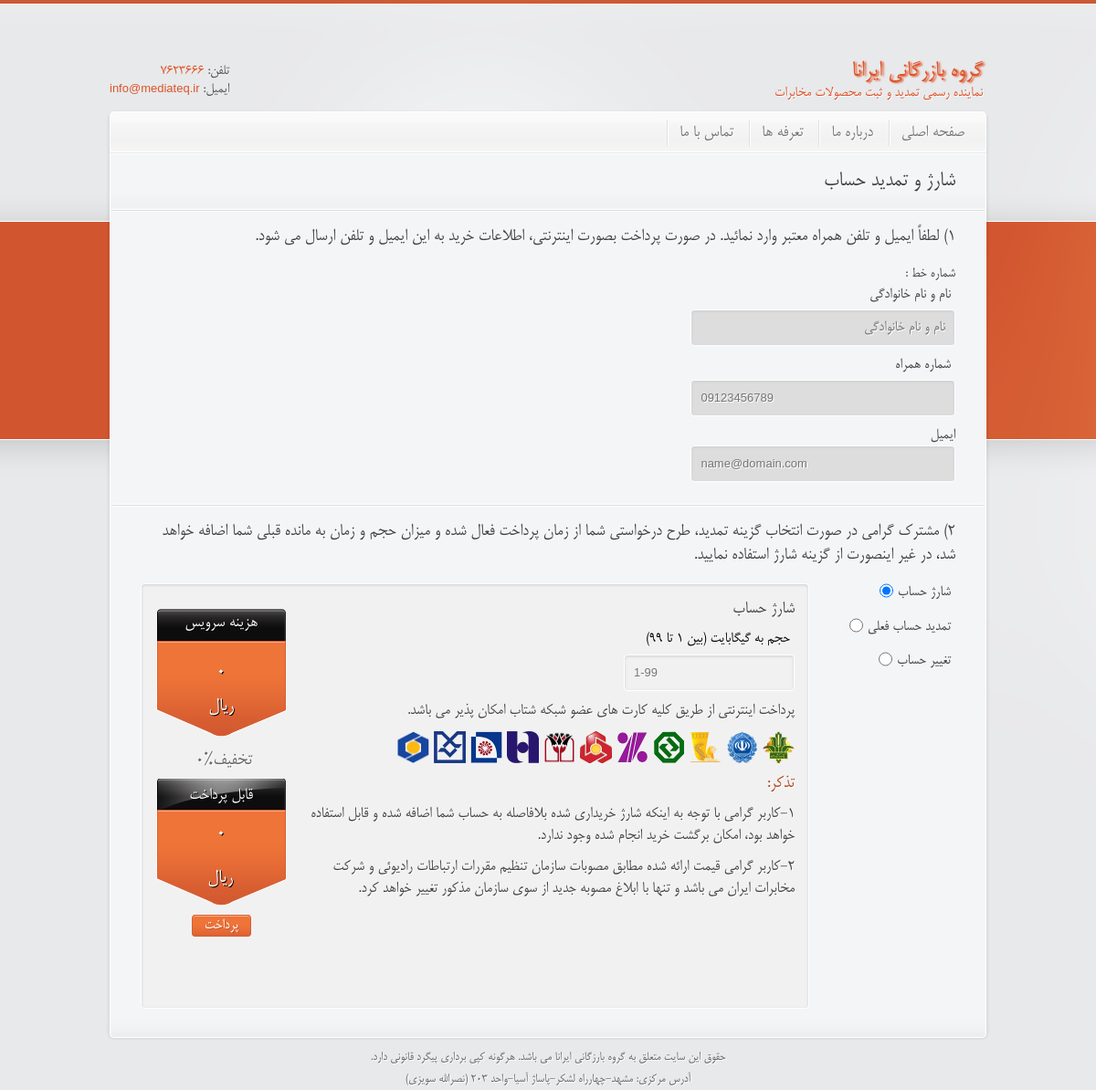
Before: /main.php with the older database file.
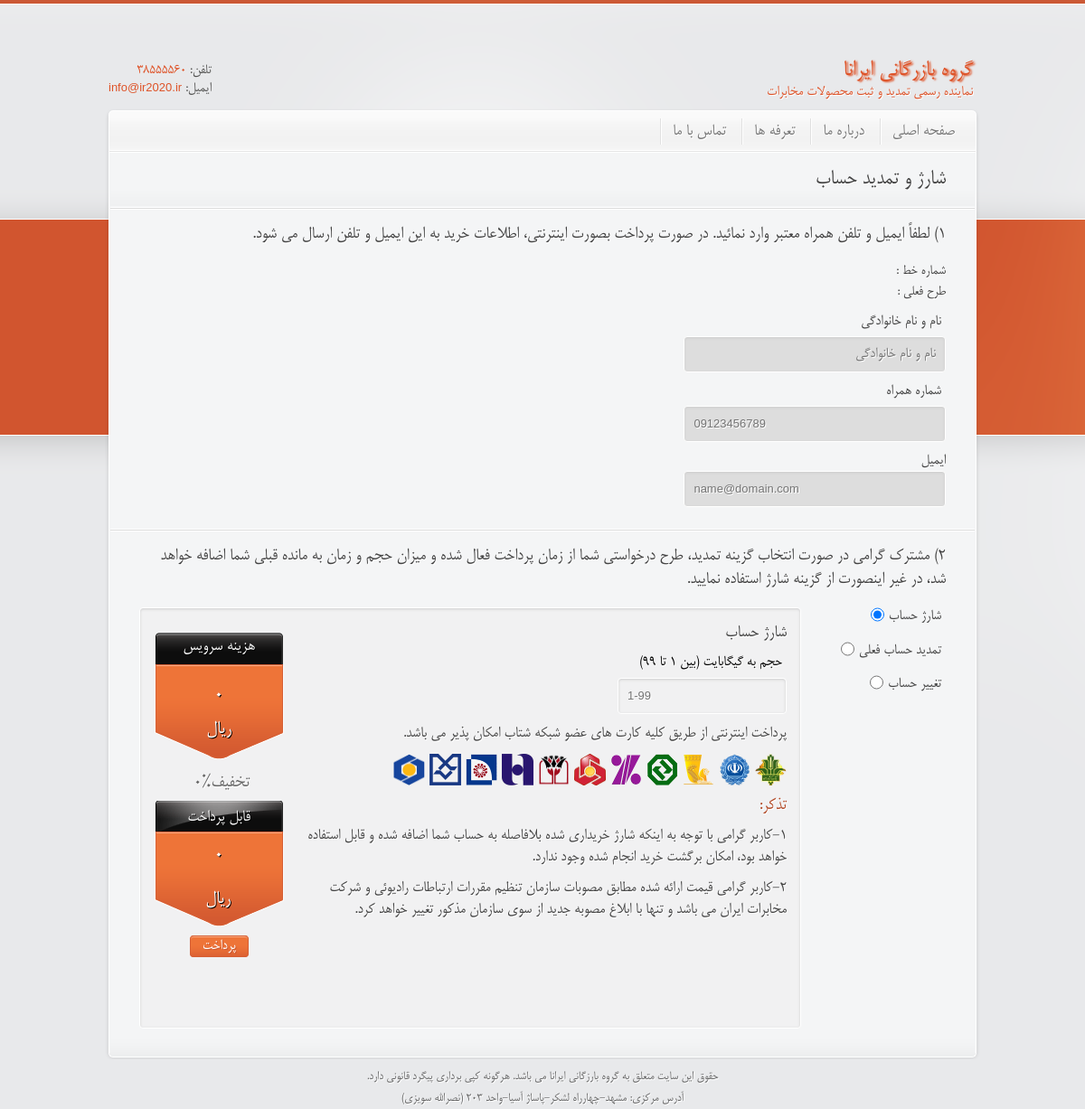
After: the same page with the newer database file.
### tables this page shows
CREATE TABLE IF NOT EXISTS `settings` (
  `id` int(11) NOT NULL AUTO_INCREMENT,
  `key` varchar(30) NOT NULL,
  `value` text NOT NULL,
  PRIMARY KEY (`id`)
);

### classes/functions.php (the view, shortened to what the changed rows need)
<?php
	include_once("database.php");
	   function GetSettingValue($key, $strip_tags = 0)
       {
			$db = Database::GetDatabase();
			$row = $db ->Select("settings","value","`key`='{$key}'");
			return ($row) ? $row["value"] : false;
       }
?>

### classes/database.php (called while the page is built, shortened)
<?php
  include_once("security.php");
class Database
  {
 private static $me;
 private $link;
 public $cmd;
 function __construct()
 {
      $this->link = mysqli_connect(_DB_SERVER,_DB_USER,_DB_PASS);
	  mysqli_set_charset($this->link, "utf8");
      mysqli_select_db($this->link,_DB_NAME);
 }
public static function GetDatabase()
{
   if(is_null(self::$me))
       self::$me = new Database();
    return self::$me;
 }
public function RunSQL()
{
   $security = Security::GetSecurity ();
   $this->cmd = $security->Xss_Clean($this->cmd);
   $result =  mysqli_query($this->link,$this->cmd);
   return $result;
}
function Select($tableName, $fields=NULL, $where = NULL, $order = NULL)
{
    if ($where) $where = " WHERE " . $where;
	$this->cmd = "SELECT $fields FROM `$tableName` " . $where . $order;
	$res = $this->RunSQL();
    if ($res)
	    return mysqli_fetch_array($res);
	else
        return false;
}
public function  SelectAll($tableName, $fields,$where = NULL,
                 $order = NULL, $from = NULL, $count = NULL)
 {
	$limit = "";
    if (!$fileds) $fields="*";
    if ($order) $order = " ORDER BY " . $order;
    $this->cmd = "SELECT $fields FROM `$tableName` " . $where . " " . $order . " " . $limit;
    $res =$this->RunSQL();
    $rows = array();
    if ($res)
    {
        while($row = mysqli_fetch_array($res)) $rows[] = $row;
    }
    return $rows;
}
  }
?>

### classes/security.php (called while the page is built, shortened)
<?php
class Security
{
    private static $me;
    public static function GetSecurity()
    {
      if(is_null(self::$me))
         self::$me = new Security();
      return self::$me;
    }
    public function Xss_Clean($data)
    {
        $data = str_replace(array('&amp;','&lt;','&gt;'), array('&amp;amp;','&amp;lt;','&amp;gt;'), $data);
        $data = preg_replace('/(&#*\w+)[\x00-\x20]+;/u', '$1;', $data);
        $data = preg_replace('/(&#x*[0-9A-F]+);*/iu', '$1;', $data);
        $data = html_entity_decode($data, ENT_COMPAT, 'UTF-8');
        $data = preg_replace('#(<[^>]+?[\x00-\x20"\'])(?:on|xmlns)[^>]*+>#iu', '$1>', $data);
        $data = preg_replace('#([a-z]*)[\x00-\x20]*=[\x00-\x20]*([`\'"]*)[\x00-\x20]*j[\x00-\x20]*a[\x00-\x20]*v[\x00-\x20]*a[\x00-\x20]*s[\x00-\x20]*c[\x00-\x20]*r[\x00-\x20]*i[\x00-\x20]*p[\x00-\x20]*t[\x00-\x20]*:#iu', '$1=$2nojavascript...', $data);
        $data = preg_replace('#([a-z]*)[\x00-\x20]*=([\'"]*)[\x00-\x20]*v[\x00-\x20]*b[\x00-\x20]*s[\x00-\x20]*c[\x00-\x20]*r[\x00-\x20]*i[\x00-\x20]*p[\x00-\x20]*t[\x00-\x20]*:#iu', '$1=$2novbscript...', $data);
        $data = preg_replace('#([a-z]*)[\x00-\x20]*=([\'"]*)[\x00-\x20]*-moz-binding[\x00-\x20]*:#u', '$1=$2nomozbinding...', $data);
        $data = preg_replace('#(<[^>]+?)style[\x00-\x20]*=[\x00-\x20]*[`\'"]*.*?expression[\x00-\x20]*\([^>]*+>#i', '$1>', $data);
        $data = preg_replace('#(<[^>]+?)style[\x00-\x20]*=[\x00-\x20]*[`\'"]*.*?behaviour[\x00-\x20]*\([^>]*+>#i', '$1>', $data);
        $data = preg_replace('#(<[^>]+?)style[\x00-\x20]*=[\x00-\x20]*[`\'"]*.*?s[\x00-\x20]*c[\x00-\x20]*r[\x00-\x20]*i[\x00-\x20]*p[\x00-\x20]*t[\x00-\x20]*:*[^>]*+>#iu', '$1>', $data);
        $data = preg_replace('#</*\w+:\w[^>]*+>#i', '', $data);
        do
        {
            $old_data = $data;
            $data = preg_replace('#</*(?:applet|b(?:ase|gsound|link)|embed|frame(?:set)?|i(?:frame|layer)|l(?:ayer|ink)|meta|object|s(?:cript|tyle)|title|xml)[^>]*+>#i', '', $data);
        }
        while ($old_data !== $data);
        return $data;
    }
}
?>

### classes/functions.php (the view, shortened to what the changed rows need)
<?php
	include_once("database.php");
	   function GetSettingValue($key, $strip_tags = 0)
       {
			$db = Database::GetDatabase();
			$row = $db ->Select("settings","value","`key`='{$key}'");
			return ($row) ? $row["value"] : false;
       }
?>

### inc/header.php (shortened to what the changed rows need)
<?php
	include_once("./classes/database.php");
	include_once("./classes/functions.php");
	$Contact_Email = GetSettingValue('Contact_Email',0);
	$Tell_Number = GetSettingValue('Tell_Number',0);
?>
<!doctype html>
<html lang="fa" class="no-js"><head>
	<link rel="stylesheet" href="css/style.css">
	<link rel="stylesheet" href="css/rainbow.css" type="text/css">
</head>
<body>
  	<div id="container">
	    <div id="header">
			<div id="logo">
				<h1 style="color:#DE5328;text-shadow:2px 1px 2px #DE5328">گروه بازرگانی ایرانا<span>نماینده رسمی تمدید و ثبت محصولات مخابرات</h1>
			</div>
			<div id="personal_data">
				<p>تلفن: <span style="display:inline-block;direction:ltr !important"><?php echo $Tell_Number?></span></p>
				<p>ایمیل: <span><a href="mailto:info@irana.ir" class="latin-font"><?php echo $Contact_Email?></a></span></p>
			</div>
		</div>

### main.php (shortened to what the changed rows need)
<?php
	include_once("inc/header.php");
    include_once("classes/database.php");
	include_once("classes/functions.php");
	$db = Database::GetDatabase();
	if ($_GET["act"]=="neword")
	{
		$tel4neword = "  <strong style='font-size:18px;padding:0 5px 5px;display:block'>".
		              " تلفن </strong><input name='tel' style='width:30%;font-size:18px;color:#000;background-color:#ddd' type='text' placeholder='تلفن' /> ";
		$tel = $_POST["tel"];
		$kind = 3;
		$giga =0;
		$planid = $_GET["planid"];
		$javas =<<<cd
		<script type='text/javascript'>
		$(document).ready(function(){
		  //alert("test");
		  $("#rbtaghir").attr('checked', 'checked');
          $(".toggler div.act").css("display","none");
          $(".toggler #taghir").css('display',"block");
		  $("#cbplans").val({$_GET[planid]});
		  $("#cbplans").change(function(){
			    $.ajax({
				type: "GET",
				url: "manager/ajaxcommand.php",
				data: 'planid= {$_GET[planid]}',
				dataType: "json",
				success: function (data) {
					$('#gig').html(data[3]*data[2]+" گیگابایت ");
					$('#month').html(data[2]+" ماهه ");
					$('#percent').html(data[7].toString()+" % ");
					$('#price').html(data[9].replace(/\B(?=(\d{3})+(?!\d))/g, ','));
				//	toman = (data[6].replace(/[^\d\.\-\ ]/g, ''))/10;
				//	$('#toman').html(toman.toString().replace(/\B(?=(\d{3})+(?!\d))/g, ',')+" تومان ");
					toman = data[9] - ((data[9]*data[7])/100);
					$('#lastprice').html(toman.toString().replace(/\B(?=(\d{3})+(?!\d))/g, ','));
					$('input[name=orderprice]').val(toman.toString());
				}
			        });
			});
			$("#cbplans").change();
		});
		</script>
cd;
	}
	else
	{
		$javas="";
		$row = $db->Select("properties", "*", "tel = "."'{$_GET[tel]}'");
		if ($row)
		{
		  $plan = $db->Select("plans", "*", "id = "."'{$row["planid"]}'");
		  $plangig = $plan[gig]*$plan[month];
		  $plancode = " <h5 style='margin-bottom:10px;'>طرح فعلی  : <b>{$plan[pname]}</b></h5>";
		}
		else
		{ $row["planid"]= -1; $plancode = "";}
	}
	$plans = $db->SelectAll("plans","*",NULL,"ID");
	$cbplans = DbSelectOptionTag("cbplans",$plans,"pname",NULL,NULL,NULL,"width:220px;height:28px;border-radius:8px;color:#b24824");
$Extra_Tax = GetSettingValue('Extra_Tax',0);
$html =<<<cd
         {$javas}
		<div class="main png_bg">
			<div class="inner_main">
				<div class="container_alpha slogan">
					<h1>شارژ و تمدید حساب</h1>
				</div>
				<div class="container_gamma slogan">
					{$msgs}
					<form name="frmorder" id="frmorder"action="" method="post">
					<h5>شماره خط : <b>{$_GET['tel']}</b></h5>
					{$plancode}
					<div style="direction:rtl">
					        {$tel4neword}
							<strong style="font-size:18px;padding:0 5px 5px;display:block">نام و نام خانوادگی</strong><input name="fullname" style="width:30%;font-size:18px;color:#000;background-color:#ddd" type="text" placeholder="نام و نام خانوادگی" value="{$row[fullname]}">
							<strong style="font-size:18px;padding:0 5px 5px;display:block">شماره همراه</strong><input name="mobile" style="width:30%;font-size:18px;color:#000;background-color:#ddd" class="ltr latin-font" type="text" placeholder="09123456789" value="{$row[mobile]}">
							<strong style="font-size:18px;padding:0 5px px;display:block">ایمیل</strong><input name="email" style="width:30%;font-size:18px;color:#000;background-color:#ddd" class="ltr latin-font" type="text" placeholder="name@domain.com" value="{$row[email]}">
					</div>
				</div>
				<div class="container_gamma slogan" style="background:none">
									data: 'planid= {$row[planid]}',
					<div class="toggler open" style="direction:rtl;width:700px;float:left;padding-bottom:70px;">
								<strong style="font-size:18px;padding:0 5px 5px;display:block;color:#000">طرح: <span id="recplanname" style="color:#b24824">{$plan[pname]}</span></strong>
								<strong style="font-size:18px;padding:0 5px 5px;display:block;color:#000">حجم: <span id="recplangig" style="color:#b24824">{$plangig} گیگابایت</span></strong>
								<strong style="font-size:18px;padding:0 5px 5px;display:block;color:#000">زمان: <span id="recplanmonth"style="color:#b24824">{$plan[month]} ماهه</span></strong>
										{$cbplans}
						<div class="price">
							<div class="box">
								<div>
									<h2 id="price" style="font-size:26px;margin-top:20px">0</h2>
								</div>
							</div>
							<div class="box1">
								<div>
									<h2 id="lastprice" name="lastprice" style="font-size:26px;margin-top:5px">0</h2>
								</div>
							</div>
						</div>
					</div>
				</div>
			</div>
    	</div>
cd;
    echo $html;
	include_once("inc/footer.php");
?>

Changed rows visible on the page:
changed settings (number 1 of 2 on the later page): value "7623666" → "38555560"
changed settings: value "info@mediateq.ir" → "info@ir2020.ir"
Other visible differences:
text now shown: "طرح فعلی :"
